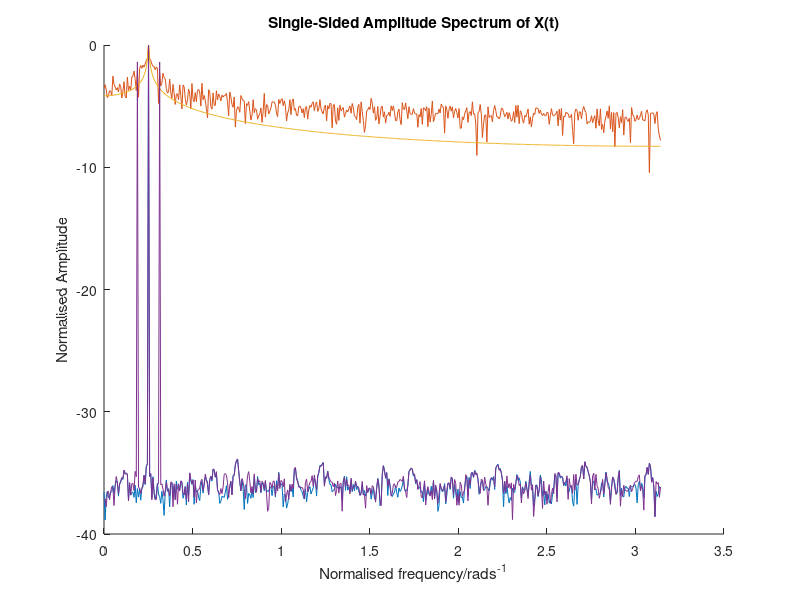

MATLAB code to generate this figure:
clc; clear all; close all;

%% Specify parameters
Fs = 100e3; 
T = 1/Fs;
L = 1000;

% Generate Signal
t = (0:L-1)*T;
S = sin(2*pi*4000*t);

% Normalised freq
f = Fs*(0:(L/2))/L;
f_norm = f*2*pi/Fs;

%% Random Modulation scheme, has same effect as noise
len = length(S);
a1 = zeros(1,len);
a1(1) = 0;
for i = 2:len
    a1(i) =a1(i-1) + 0.1*randn(1); 
end
X1 = a1.*S;
% X1 = [X1,zeros(1,1e3)];

%% Linear Increase, smoothing effect
A = 1; B = 1;
a2(1) = 0;
for i = 2:len
    a2(i) =A*a2(i-1) + B; 
end
X2 = a2.*S;
% X2 = [X2,zeros(1,1e3)];

%% Periodic modulation, like standard AM
beta = 0.5; phase = 0.01;
for i = 1:len
    a3(i) = 1 + beta*sin(2*pi*phase*i); 
end
X3 = a3.*S;   
% X3 = [X3,zeros(1,1e3)]; 

scheme = {S, X1, X2, X3};

%% Compute one sided fft, choosing a modulation scheme
for i = 1:length(scheme)
    Y = fft(scheme{i});
    P1 = Y(1:L/2+1);
    P1 = abs(P1)/max(abs(P1));
    P1 = log(P1);
    data{i} = P1;
end

%% Plot fft
figure; hold on;
for i = 1:length(scheme)
    plot(f_norm, data{i})
    title('Single-Sided Amplitude Spectrum of X(t)')
    xlabel('Normalised frequency/rads^{-1}')
    ylabel('Normalised Amplitude')
end